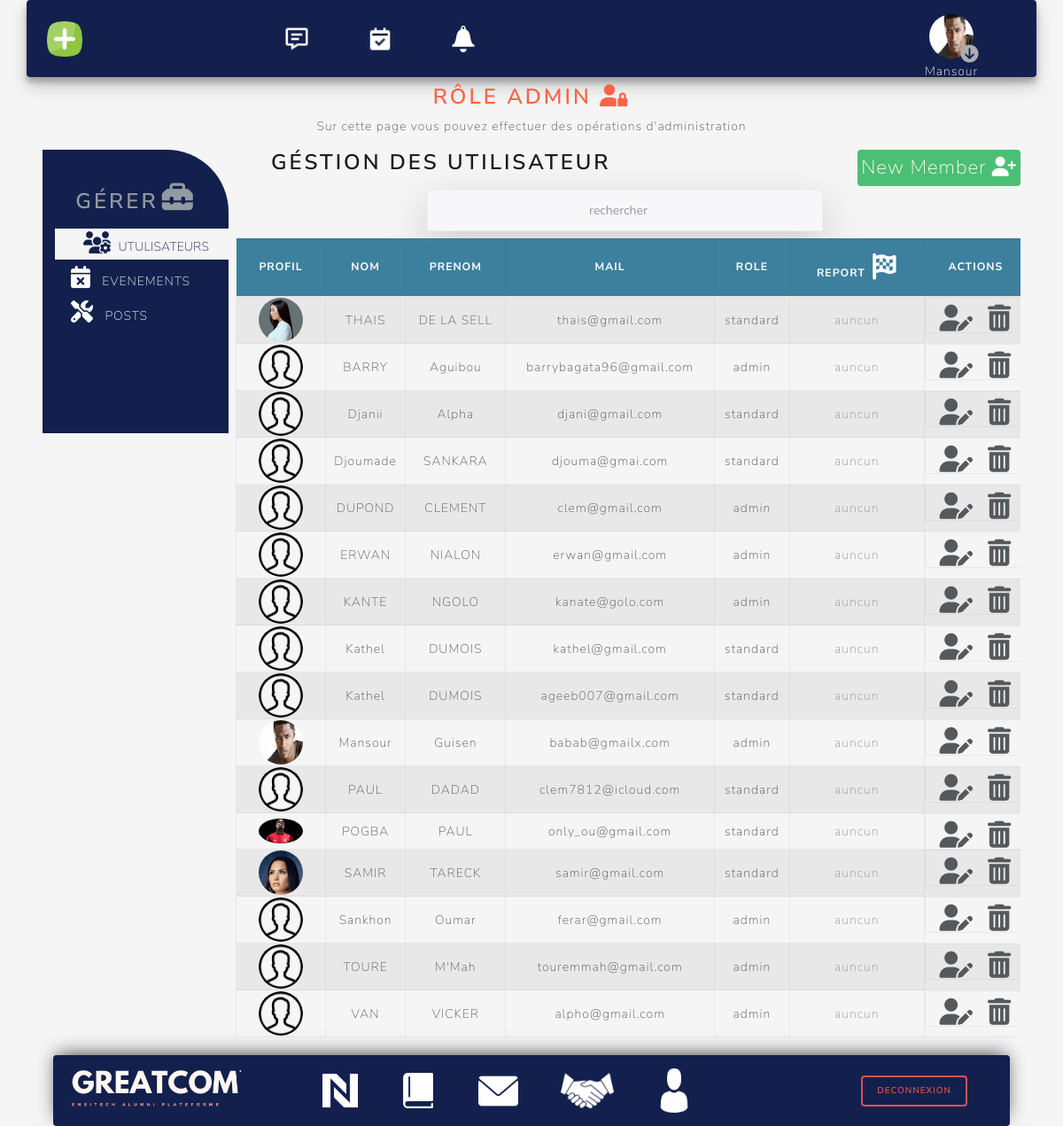
/vue/admin.php (signed in), run on the app's committed database.
### tables this page shows
CREATE TABLE IF NOT EXISTS `utilisateur` (
  `id` int(30) NOT NULL AUTO_INCREMENT,
  `Photo` text,
  `Nom` varchar(255) DEFAULT NULL,
  `Prenom` varchar(255) DEFAULT NULL,
  `Mail` varchar(255) DEFAULT NULL,
  `Departement` int(11) DEFAULT NULL,
  `Annee_promotion` int(10) DEFAULT NULL,
  `profession` varchar(255) DEFAULT NULL,
  `campus` varchar(255) DEFAULT NULL,
  `Zone_de_texte` longtext,
  `Loginn` varchar(50) DEFAULT NULL,
  `Mdp` varchar(50) DEFAULT NULL,
  `Typee` enum('standard','admin') DEFAULT NULL,
  PRIMARY KEY (`id`)
);

### vue/admin.php (the view, shortened to what this page needs)
<!DOCTYPE html>
<html lang="fr">
<head>
    <link rel="stylesheet" href="https://cdn.jsdelivr.net/npm/bootswatch@4.5.2/dist/lux/bootstrap.min.css">
    <link rel="stylesheet" href="../styles/designY.css">
</head>
<body>
    <?php
    include_once('../partials/header.php')
    ?>
    <div class="mx-5">
        <h3 class="text-center mt-2" style=" color:tomato"> Rôle Admin <i class="fas fa-user-lock" style="font-size:25px; color:tomato"></i></h3>
        <p class="text-center"> Sur cette page vous pouvez effectuer des opérations d'administration </p>
        <div class="d-flex">
            <div class="  d-flex flex-column justify-content-start  side_bar    rounded">
                <h3 class="text-muted text-center  rounded mt-1  ">gérer<i class="fas fa-toolbox ml-1" style="font-size:35px; "></i> </h3>
                <span class="p-1  admin-items mt-2 item_active admin_item_user " type="button"> <i class="fas fa-users-cog mr-2" style="font-size:25px; "></i>UTULISATEURS</span>
                <span class="p-1    admin-items mt-1 mb-1 admin_item_event " type="button"><i class="fas fa-calendar-times mr-2" style="font-size:25px; "></i> EVENEMENTS</span>
                <span class="p-1   admin-items admin_item_post" type="button"><i class="fas fa-tools mr-2" style="font-size:25px; "></i> POSTS</span>
            </div>
            <div class="w-100  content_user_space_admin togglerALL ">
                <div class="d-flex  w-100 ">
                    <h3 class="text-center ml-5">Géstion des utilisateur</h3>
                    <span style="font-size:22px; " class="ml-auto bg-success rounded p-1 text-light mb-1  z_new_user" type="button" data-toggle="modal" data-target="#modal_new_memeber">New Member <i class="fas fa-user-plus"></i></span>
                </div>
                <input type="search" placeholder="rechercher" class=" form-control w-50 text-center mb-2 shadow-lg border boder-dark  mx-auto rounded-top h1  " id="chercheAdminUser" />
                <table class="w-100 table-striped table-hover table-bordered ml-2  p-0">
                    <thead class="backgroundSecondPlan text-light text-center  ">
                        <tr class="p-5 text-center">
                            <th class="p-3">Profil</th>
                            <th class="p-3">Nom</th>
                            <th class="p-3">Prenom</th>
                            <th class="p-3">Mail</th>
                            <th class="p-3">Role</th>
                            <th class="p-3">Report <i class='fas fa-flag-checkered ml-1' style=' font-size:30px'></i></th>
                            <th class="p-3">Actions</th>
                        </tr>
                    </thead>
                    <tbody id="myTable">
                        <?php
                        $stmt = $db->prepare("SELECT * FROM `utilisateur`   ORDER BY Nom ASC, Prenom ASC");
                        $stmt->execute();
                        $users_list = $stmt->fetchAll();
                        foreach ($users_list as $row => $colonne) {
                            $id_user = $colonne["id"];
                            $nom = $colonne["Nom"];
                            $prenom = $colonne["Prenom"];
                            $mail = $colonne["Mail"];
                            $profil = $colonne["Photo"];
                            $role = $colonne["Typee"];
                            $sql3 = "SELECT * FROM `report_user` WHERE `id_signaler` = $id_user    ";
                            $result3 = $db->query($sql3);
                            $nomreReport = $result3->rowCount();
                            if (is_null($profil) or empty($profil)) {
                                $profil = "../images/medias_users/profil_par_defaut.jpg";
                            }
                            if ($nomreReport == 0) {
                                $nomreReportP = "<span class='text-muted'>auncun </span>";
                            } else   if ($nomreReport > 0 && $nomreReport <= 5) {
                                $nomreReportP = "<span class='text-warning'><i class='fas fa-flag-checkered mr-1' style=' font-size:20px'></i> $nomreReport  </i></span>";
                            } else {
                                $nomreReportP = "<span class='text-danger'><i class='fas fa-flag-checkered mr-1' style=' font-size:20px'></i>$nomreReport </span>";
                            }
                        ?>
                            <tr class=" p-0 text-center">
                                <td><img class=" img_fromUser " src="<?= $profil; ?>" alt="<?= $nom; ?>" /></td>
                                <td><?= $nom ?></td>
                                <td><?= $prenom ?></td>
                                <td><?= $mail ?></td>
                                <td><?= $role ?></td>
                                <td><?= $nomreReportP ?></td>
                                <td class="d-flex justify-content-center align-items-center pt-2 flex-row">
                                    <i class=" mr-3 fas fa-user-edit btn_edit_user" style="font-size:30px; " type="button" data-toggle="modal" data-target="#staticBackdrop_Z"></i>
                                    <i class="fas fa-trash-alt btn_delete_user" style="font-size:30px; " type="button" data-toggle="modal" data-target="#staticBackdrop_D"></i>
                                </td>
                            </tr>
                        <?php
                        }
                        ?>
                    </tbody>
                </table>
            </div>
        </div>
    </div>
    <?php
    include_once("../partials/footer.php");
    ?>
</body>
</html>

### partials/header.php (shortened to what this page needs)
<?php
include_once("connectBDD.php");
$id_user_conecter = $_SESSION['id'];
$stmt = $db->prepare("SELECT * FROM `utilisateur` where `id`= :id_utlisateur ");
$stmt->bindParam(':id_utlisateur', $id_user_conecter);
$stmt->execute();
$colonne = $stmt->fetch();
$name_user_connect = $colonne['Nom'];
$profil_user_connect = $colonne['Photo'];
?>
<div class="container  w-100  d-flex  entete backgroundFirstPlan rounded">
    <div class="d-flex  w-100 p-2  justify-content-center align-items-center" id="mainNav">
        <img src="../images/logos/addPOST.png" data-toggle="modal" data-target="#staticBackdrop" type="button" alt="..." class="img-fluid btnPoster  " style="width:40px; height:40px" />
        <div class="w-50 d-flex lesIconDeHeader ">
            <span class=" p-2  rounded notifUser notifSMS " type="button">
                <img src="../images/ressourcesLogo/sms.png" alt="..." class="linkImageH img-fluid" style="width:30px" />
            </span>
            <span class=" p-2  mx-5 rounded  notifUser notifEVE " type="button">
                <img src="../images/ressourcesLogo/calendrier.png" alt="..." class="img-fluid linkImageH" style="width:30px" />
            </span>
            <span class=" p-2  rounded  notifUser notifAUtre " type="button">
                <img src="../images/ressourcesLogo/notificationL.png" alt="..." class="img-fluid linkImageH" style="width:30px" />
            </span>
        </div>
        <div class="btn_user_profil my-auto ml-auto  d-flex  flex-column justify-content-center align-items-center mr-5" type="button">
            <img src=" <?= $profil_user_connect; ?>" class=' img-fluid profil-post' alt='...'>
            <span class="text-light mt-1"> <?= $name_user_connect ?></span>
            <i class="fas fa-arrow-circle-down"></i>
        </div>
    </div>
</div>

### styles/designY.css (style rules this page uses)
body { background: whitesmoke !important; }
.backgroundFirstPlan { background: #13204d !important; }
.backgroundSecondPlan { background: #3d809d !important; }
.profil-post { max-width: 50px !important; border-radius: 50%; }
.btn_user_profil { width: 50px; }
.entete { height: 87px !important; box-shadow: rgba(0, 0, 0, 0.19) 0px 10px 20px, rgba(0, 0, 0, 0.23) 0px 6px 6px; }
.lesIconDeHeader { margin-left: 20% !important; }
.notifUser { position: relative; }
.btn_user_profil>i { margin-top: -40px; margin-left: 42px !important; font-size: 20px; color: #d7d8dd; filter: brightness(80%); }
.img_fromUser { width: 50px; border-radius: 50%; }
.side_bar { position: fixed; padding-top: 2rem; width: 210px; height: 20rem; background: #13204d; border-radius: 0 70px 0 0 !important; }
.content_user_space_admin, .content_posts_space_admin, .content_events_space_admin { transition: .3s ease-in-out; margin-left: 210px; overflow: auto; }
.admin-items { transition: .3s ease-in-out; width: 100% !important; padding-left: 2rem !important; color: white !important; }
.item_active { background: whitesmoke !important; color: #13204d !important; letter-spacing: 0.2px; transition: .4s; border-left: 14px solid #13204d; }
tbody { height: 100px !important; overflow: auto !important; }

### data on the page
utilisateur: Photo (picture), Nom "Mansour", Prenom "Guisen", Mail "babab@gmailx.com", Typee "admin"
utilisateur: Photo (picture), Nom "THAIS", Prenom "DE LA SELL", Mail "thais@gmail.com", Typee "standard"
utilisateur: Nom "BARRY", Prenom "Aguibou", Mail "barrybagata96@gmail.com", Typee "admin"
utilisateur: Nom "Djanii", Prenom "Alpha", Mail "djani@gmail.com", Typee "standard"
utilisateur: Nom "Djoumade", Prenom "SANKARA", Mail "djouma@gmai.com", Typee "standard"
utilisateur: Nom "DUPOND", Prenom "CLEMENT", Mail "clem@gmail.com", Typee "admin"
utilisateur: Nom "ERWAN", Prenom "NIALON", Mail "erwan@gmail.com", Typee "admin"
utilisateur: Nom "KANTE", Prenom "NGOLO", Mail "kanate@golo.com", Typee "admin"
utilisateur: Nom "Kathel", Prenom "DUMOIS", Mail "kathel@gmail.com", Typee "standard"
utilisateur: Nom "Kathel", Prenom "DUMOIS", Mail "ageeb007@gmail.com", Typee "standard"
utilisateur: Nom "PAUL", Prenom "DADAD", Mail "clem7812@icloud.com", Typee "standard"
utilisateur: Photo (picture), Nom "POGBA", Prenom "PAUL", Mail "only_ou@gmail.com", Typee "standard"
utilisateur: Photo (picture), Nom "SAMIR", Prenom "TARECK", Mail "samir@gmail.com", Typee "standard"
utilisateur: Nom "Sankhon", Prenom "Oumar", Mail "ferar@gmail.com", Typee "admin"
utilisateur: Nom "TOURE", Prenom "M'Mah", Mail "touremmah@gmail.com", Typee "admin"
utilisateur: Nom "VAN", Prenom "VICKER", Mail "alpho@gmail.com", Typee "admin"
